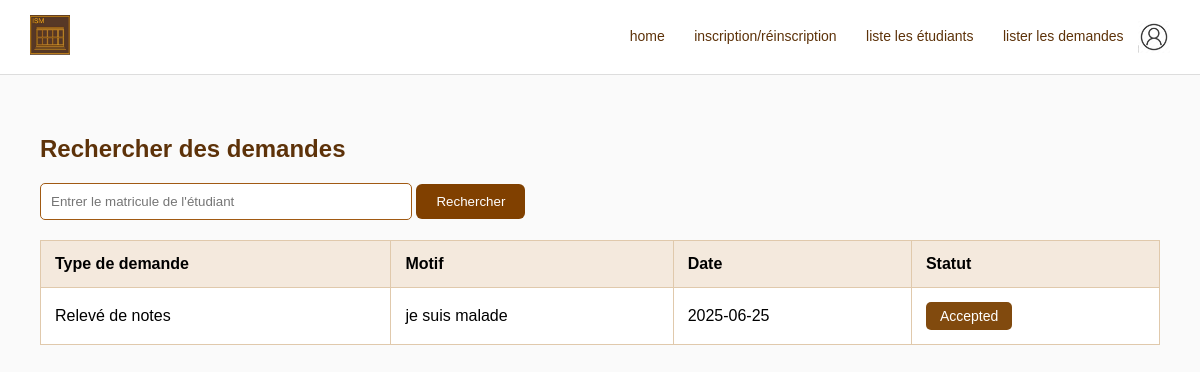
Page /ac/demandes (signed in) on the committed database.
### tables this page shows
CREATE TABLE IF NOT EXISTS `demandes` (
  `id` int(11) NOT NULL AUTO_INCREMENT,
  `etudiant_id` int(11) NOT NULL,
  `type_demande` varchar(100) NOT NULL,
  `raison` text NOT NULL,
  `date_demande` date NOT NULL,
  `statut` enum('Pending','Accepted','Rejected') DEFAULT 'Pending',
  PRIMARY KEY (`id`),
  KEY `etudiant_id` (`etudiant_id`)
);

### Controllers/DemandeController.php (called while the page is built, shortened)
<?php
require_once __DIR__ . '/../config/database.php';
class DemandeController
{
    private $pdo;
    public function __construct()
    {
        $this->pdo = Database::connect();
    }
    public function demandesAC()
    {
        $stmt = $this->pdo->query("
        SELECT d.id, d.type_demande, d.raison, d.date_demande, d.statut FROM demandes d
        ORDER BY d.date_demande DESC
    ");
        $demandes = $stmt->fetchAll(PDO::FETCH_ASSOC);
        require __DIR__ . '/../Views/ac/demande_list.php';
    }
}

### public/index.php (called while the page is built, shortened)
<?php
require_once __DIR__ . '/../routes/web.php';

### config/database.php (called while the page is built)
<?php
class Database {
    public static function connect() {
        try {
            $pdo = new PDO("mysql:host=localhost;dbname=gestion_inscription", "root", "");
            $pdo->setAttribute(PDO::ATTR_ERRMODE, PDO::ERRMODE_EXCEPTION);
            return $pdo;
        } catch (PDOException $e) {
            die("Erreur de connexion à la base de données : " . $e->getMessage());
        }
    }
}

### Views/ac/demande_list.php (the view, shortened to what this page needs)
<!DOCTYPE html>
<html lang="fr">
<head>
</head>
<body>
    <header>
        <div>
            <img src="/assets/images/logo-ism.jpeg" alt="ISM" style="height: 40px;">
        </div>
        <div class="menu">
            <a href="/ac/home">home</a>
            <a href="/ac/inscription">inscription/réinscription</a>
            <a href="/ac/etudiants">liste les étudiants</a>
            <a href="/ac/demandes">lister les demandes</a>
            <img src="/assets/images/avatar.jpeg" alt="avatar" style="height: 32px; vertical-align: middle; margin-left: 10px;">
        </div>
    </header>
    <div class="container">
        <h2>Rechercher des demandes</h2>
        <form method="get" class="search-bar">
            <input type="text" name="matricule" placeholder="Entrer le matricule de l'étudiant"
                value="<?= htmlspecialchars($_GET['matricule'] ?? '') ?>">
            <button type="submit">Rechercher</button>
        </form>
        <table>
            <thead>
                <tr>
                    <th>Type de demande</th>
                    <th>Motif</th>
                    <th>Date</th>
                    <th>Statut</th>
                </tr>
            </thead>
            <tbody>
                <?php if (!empty($demandes)): ?>
                    <?php foreach ($demandes as $demande): ?>
                        <tr>
                            <td><?= htmlspecialchars($demande['type_demande']) ?></td>
                            <td><?= htmlspecialchars($demande['raison']) ?></td>
                            <td><?= htmlspecialchars($demande['date_demande']) ?></td>
                            <td><button class="status-btn <?= $demande['statut'] ?>">
                                <?= ucfirst($demande['statut']) ?></button>
                            </td>
                        </tr>
                    <?php endforeach; ?>
                <?php else: ?>
                    <tr><td colspan="4">Aucune demande trouvée.</td></tr>
                <?php endif; ?>
            </tbody>
        </table>
    </div>
</body>
</html>

### Views/ac/demande_list.php (style rules this page uses)
body { font-family: Arial, sans-serif; background: #fafafa; margin: 0; padding: 0; }
header { background-color: white; padding: 15px 30px; display: flex; justify-content: space-between; align-items: center; border-bottom: 1px solid #ddd; }
.menu a { margin-left: 25px; color: #5d3209; text-decoration: none; font-size: 14px; }
.container { padding: 40px; }
h2 { color: #5d3209; }
.search-bar { margin-bottom: 20px; }
input[type="text"] { width: 350px; padding: 10px; border: 1px solid #a15a13; border-radius: 5px; }
button { padding: 10px 20px; background-color: #804000; color: white; border: none; border-radius: 6px; cursor: pointer; }
table { width: 100%; border-collapse: collapse; background: white; margin-top: 20px; }
th, td { padding: 14px; border: 1px solid #e0c9ac; text-align: left; }
th { background-color: #f4e9dd; }
.status-btn { padding: 6px 14px; border: none; border-radius: 5px; color: white; font-size: 14px; }
.Accepted { background-color: #814a0e; }

### rows in the picture
demandes: type_demande "Relevé de notes", raison "je suis malade", date_demande "2025-06-25", statut "Accepted"
